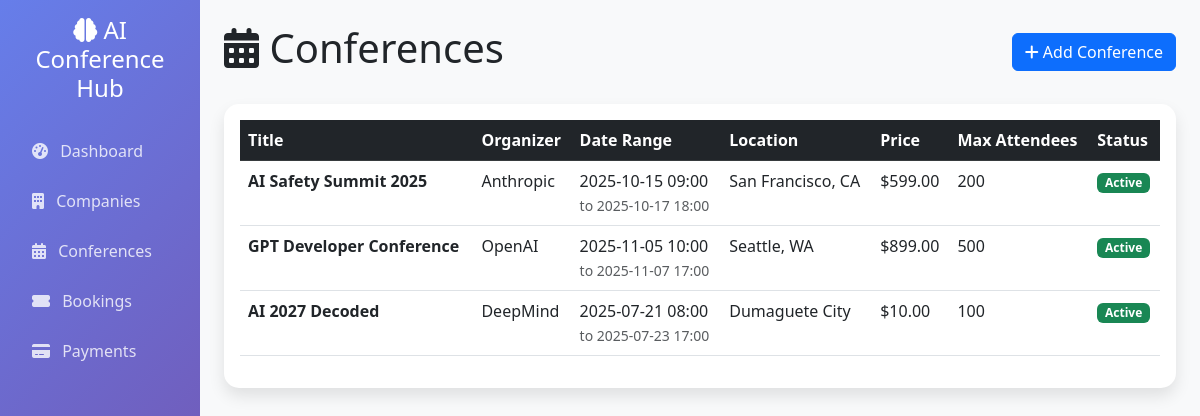
The app's page /conferences/, older data.
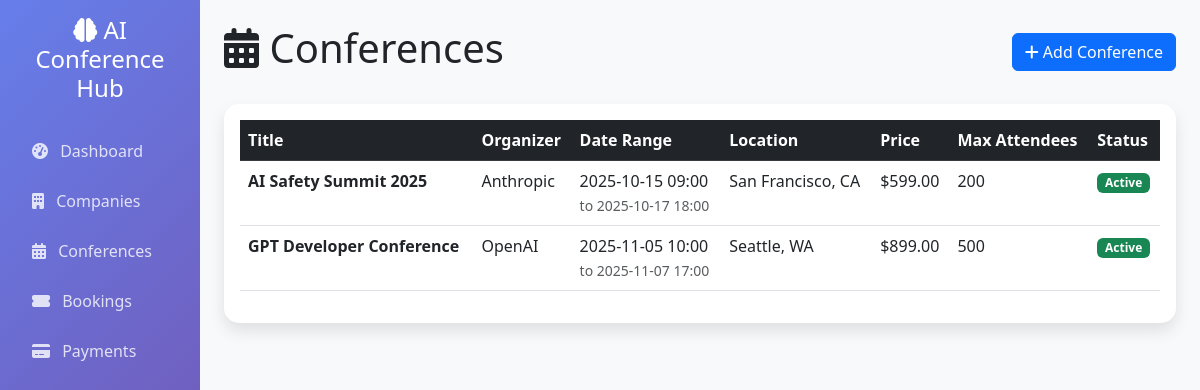
The same page, newer data.
### app/models.py (models this page shows)
class Conference(db.Model):
    id = db.Column(db.Integer, primary_key=True)
    title = db.Column(db.String(200), nullable=False)
    description = db.Column(db.Text)
    start_date = db.Column(db.DateTime, nullable=False)
    end_date = db.Column(db.DateTime, nullable=False)
    location = db.Column(db.String(200), nullable=False)
    price = db.Column(db.Float, nullable=False, default=0.0)
    max_attendees = db.Column(db.Integer, default=100)
    status = db.Column(db.String(20), default='Active')
    company_id = db.Column(db.Integer, db.ForeignKey('company.id'), nullable=False)
    created_date = db.Column(db.DateTime, default=datetime.utcnow)
    bookings = db.relationship('Booking', backref='conference', lazy=True)

class Company(db.Model):
    id = db.Column(db.Integer, primary_key=True)
    name = db.Column(db.String(100), nullable=False)
    industry = db.Column(db.String(100), nullable=False, default='Artificial Intelligence')
    website = db.Column(db.String(200))
    contact_email = db.Column(db.String(100))
    phone = db.Column(db.String(20))
    description = db.Column(db.Text)
    created_date = db.Column(db.DateTime, default=datetime.utcnow)
    conferences = db.relationship('Conference', backref='organizer', lazy=True)
    bookings = db.relationship('Booking', backref='company', lazy=True)
    users = db.relationship('User', backref='company', lazy=True)
    details = db.relationship('CompanyDetails', backref='company', uselist=False, lazy=True)
    intelligence = db.relationship('BusinessIntelligence', backref='company', lazy=True)

### app/routes/conferences.py (the view)
@bp.route('/')
def index():
    conferences = Conference.query.join(Company).all()
    return render_template('conferences.html', conferences=conferences)

### app/templates/conferences.html
{% extends "base.html" %}
{% block content %}
<div class="d-flex justify-content-between align-items-center mb-4">
    <h1><i class="fas fa-calendar-alt"></i> Conferences</h1>
    <a href="{{ url_for('conferences.add') }}" class="btn btn-primary">
        <i class="fas fa-plus"></i> Add Conference
    </a>
</div>
<div class="card">
    <div class="card-body">
        <div class="table-responsive">
            <table class="table table-hover">
                <thead class="table-dark">
                    <tr>
                        <th>Title</th>
                        <th>Organizer</th>
                        <th>Date Range</th>
                        <th>Location</th>
                        <th>Price</th>
                        <th>Max Attendees</th>
                        <th>Status</th>
                    </tr>
                </thead>
                <tbody>
                    {% for conference in conferences %}
                    <tr>
                        <td><strong>{{ conference.title }}</strong></td>
                        <td>{{ conference.organizer.name }}</td>
                        <td>
                            {{ conference.start_date.strftime('%Y-%m-%d %H:%M') }}<br>
                            <small class="text-muted">to {{ conference.end_date.strftime('%Y-%m-%d %H:%M') }}</small>
                        </td>
                        <td>{{ conference.location }}</td>
                        <td>${{ "%.2f"|format(conference.price) }}</td>
                        <td>{{ conference.max_attendees }}</td>
                        <td>
                            <span class="badge bg-{{ 'success' if conference.status == 'Active' else 'secondary' }}">
                                {{ conference.status }}
                            </span>
                        </td>
                    </tr>
                    {% endfor %}
                </tbody>
            </table>
        </div>
    </div>
</div>
{% endblock %}

### app/templates/base.html (shortened to what this page needs)
<!DOCTYPE html>
<html lang="en">
<head>
    <link href="https://cdnjs.cloudflare.com/ajax/libs/bootstrap/5.3.0/css/bootstrap.min.css" rel="stylesheet">
    <link href="https://cdnjs.cloudflare.com/ajax/libs/font-awesome/6.4.0/css/all.min.css" rel="stylesheet">
</head>
<body>
    <div class="container-fluid">
        <div class="row">
            <nav class="col-md-2 sidebar p-3">
                <div class="text-white text-center mb-4">
                    <h4><i class="fas fa-brain"></i> AI Conference Hub</h4>
                </div>
                <ul class="nav flex-column">
                    <li class="nav-item">
                        <a class="nav-link" href="{{ url_for('dashboard.index') }}">
                            <i class="fas fa-tachometer-alt me-2"></i> Dashboard
                        </a>
                    </li>
                    <li class="nav-item">
                        <a class="nav-link" href="{{ url_for('companies.index') }}">
                            <i class="fas fa-building me-2"></i> Companies
                        </a>
                    </li>
                    <li class="nav-item">
                        <a class="nav-link" href="{{ url_for('conferences.index') }}">
                            <i class="fas fa-calendar-alt me-2"></i> Conferences
                        </a>
                    </li>
                    <li class="nav-item">
                        <a class="nav-link" href="{{ url_for('bookings.index') }}">
                            <i class="fas fa-ticket-alt me-2"></i> Bookings
                        </a>
                    </li>
                    <li class="nav-item">
                        <a class="nav-link" href="{{ url_for('payments.index') }}">
                            <i class="fas fa-credit-card me-2"></i> Payments
                        </a>
                    </li>
                </ul>
            </nav>
            <main class="col-md-10 main-content p-4">
                {% block content %}{% endblock %}
            </main>
        </div>
    </div>
</body>
</html>

### app/templates/base.html (style rules this page uses)
.sidebar { min-height: 100vh; background: linear-gradient(135deg, #667eea 0%, #764ba2 100%); }
.sidebar .nav-link { color: rgba(255,255,255,0.8); border-radius: 10px; margin: 5px 0; transition: all 0.3s; }
.main-content { background: #f8f9fa; min-height: 100vh; }
.card { border: none; box-shadow: 0 0.5rem 1rem rgba(0,0,0,0.1); border-radius: 15px; }

Row changes from the older to the newer data that the page shows:
removed Conference: title "AI 2027 Decoded", organizer.name "DeepMind", start_date "2025-07-21 08:00", end_date "2025-07-23 17:00", location "Dumaguete City", price "10.00", max_attendees "100", status "Active"
